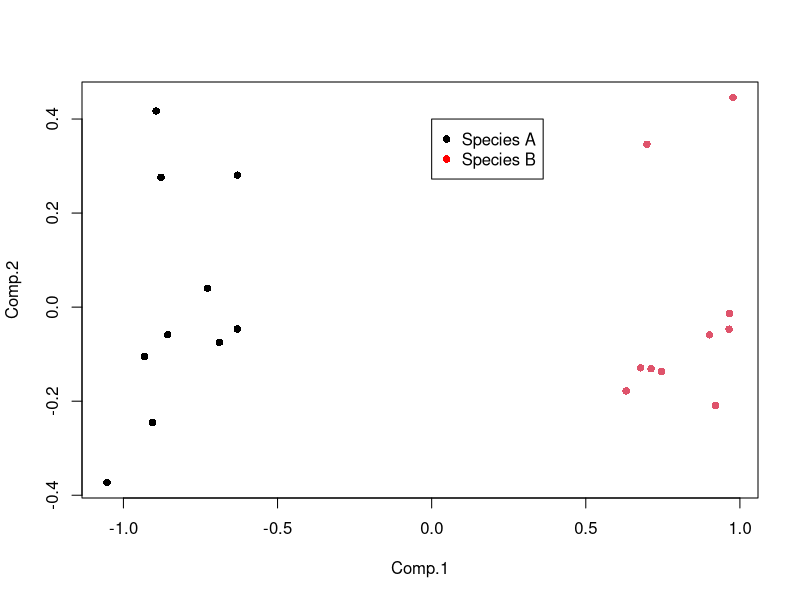
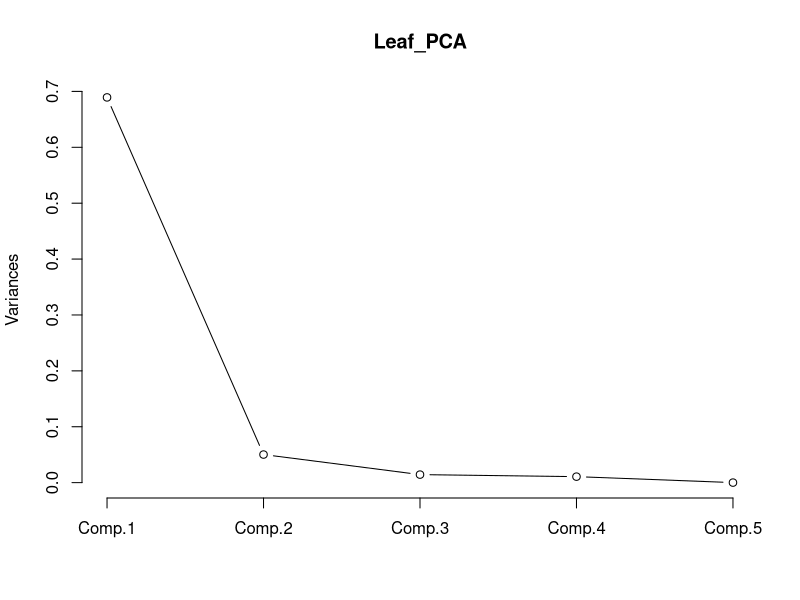
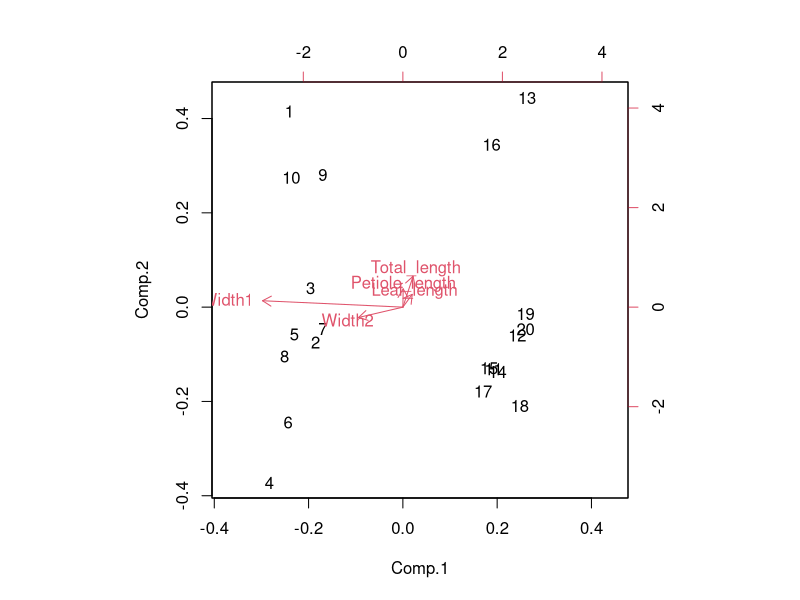

Recreate these plots in R, in order.
# Environment computing - Graphics - PCA and Clustering
####################################################
library(dplyr)
Leaf_shape <- read.csv(file = "data/Leafshape.csv", header = TRUE)

head(Leaf_shape)

species <- Leaf_shape$Species
pca_data <- select(Leaf_shape, -Species) #select only the variables to run pca

# pca
Leaf_PCA <- princomp(pca_data, cor = FALSE)
Leaf_PCA$sdev

# plot
plot(Leaf_PCA$scores, pch = 16, col = as.factor(species))
legend(0, 0.4, c("Species A", "Species B"), pch = 16, col = c("black", "red"))

# How much variance is explained by each component? 
# PC1 explains 90% of the variation between the two species with PC2 2 explaining a further 6.6%
summary(Leaf_PCA)
screeplot(Leaf_PCA, type = "lines")

# How are the original variables related to the principal components?
# PC1 is positively correlated with the two width variables.
loadings(Leaf_PCA) # correlations between the principal components and the original variables!!!
biplot(Leaf_PCA)

#---------------------------Cluster-----------------------------------------


